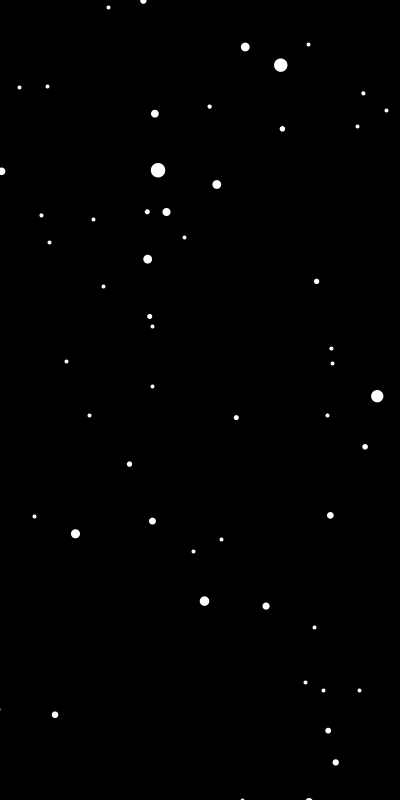
Frame 1 (no input)
Frame 60 (the mouse pressed at the canvas centre just before this capture): identical to frame 1, image omitted
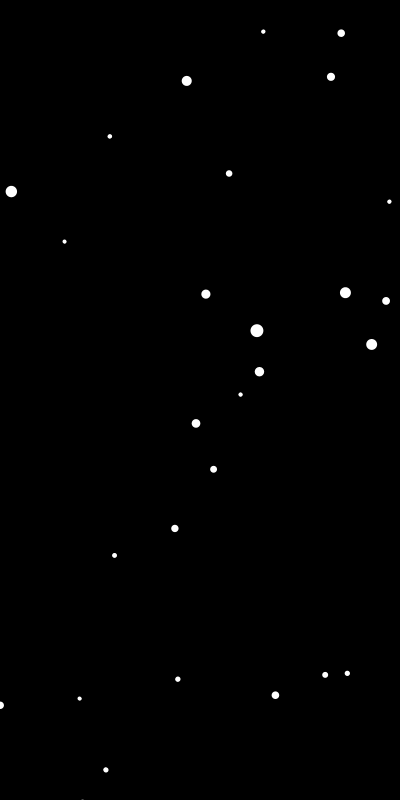
Frame 120 (the mouse held since frame 60 and released just before this capture)

The Processing sketch that drew these frames (run headless with seeded random() and noise(); from frame 60 on, the mouse is pressed at the canvas centre):

// Processing sketch: Starfield
// ── Starfield.pde
Star[] stars= new Star[1200];
float speed;
void setup(){
  size(400,800);
  for (int i=0; i < stars.length; i++){
   stars[i]=new Star();
  }
}

void draw(){
  speed=map(mouseX,0,width,0,20);
  translate(width/2,height/2);
 background(0);
for (int i=0;i<stars.length;i++){
stars[i].update();
stars[i].show();
}
}


// ── Star.pde
class Star {
 float x;
 float y;
 float z;
 
 float px;
 float py;
 
Star(){
x=random(-width,width);
y=random(-height,height);
z=random(width);
}

void update(){

  z=z-speed;
  if(z<1){
  x=random(-width,width);
  y=random(-height,height);
  z=random(0,width);
  }
}
void show(){
fill(255);
noStroke();

float sx=map(x/z,0,1,0,width);
float sy=map(y/z,0,1,0,height);
float r=map(z,0,width,20,0);
ellipse(sx,sy,r,r);

px=sx;
py=sy;

stroke(255);
strokeWeight(4);
line(px,py,sx,sy);

}

}
